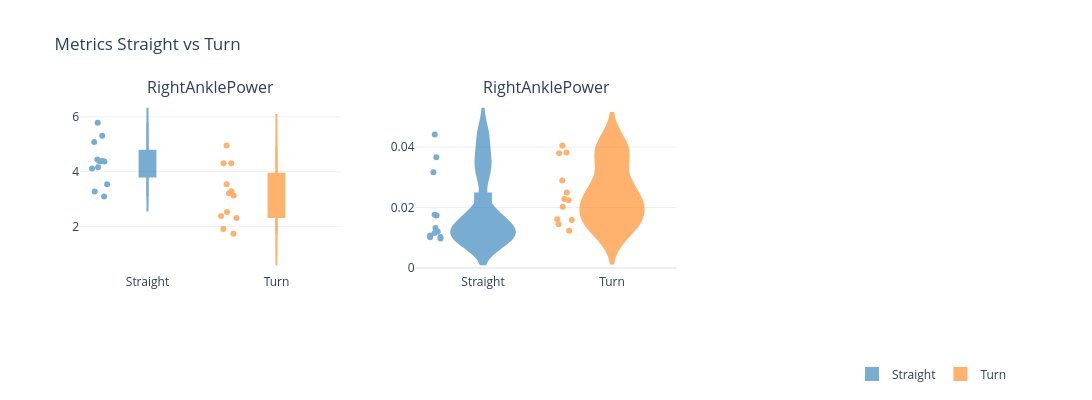

Notebook source saved alongside this figure:
### Code cell
fig = (
    Ensembler(
        in_folder=fld,  channels=channels,
        n_rows=rows,  n_cols=cols,
        str_match=str_match,
        condition_spec=spec,
        events=events)
    .add_subplot(PlotSpec(
        channel="RightAnklePower",
        condition = "Straight", companions = ["Turn"],    #todo :why do I repeat this if I set up the variables earlier
        row=1, col=1,
        renderer=ViolinRenderer(),
        events=['max'],)
    )
    .add_subplot(PlotSpec(
        channel="RightAnklePower",
        condition="Straight", companions=["Turn"],
        row=1, col=2,
        renderer=ViolinRenderer(),
        events=['NRMSE'])
    )
    .build(title="Metrics Straight vs Turn")
)
fig.show()

### Figure 1 — Plotly figure (JSON) as saved in the notebook; plotly's stock layout.template omitted (floating-point values rounded to 4 significant figures)
{"data": [{"bandwidth": 0.2589, "box": {"visible": true}, "fillcolor": "#1F77B4", "legendgroup": "Straight – max", "line": {"color": "#1F77B4"}, "name": "Straight", "opacity": 0.6, "points": "all", "showlegend": true, "x": ["Straight", "Straight", "Straight", "Straight", "Straight", "Straight", "Straight", "Straight", "Straight", "Straight", "Straight", "Straight"], "y": [4.377, 3.102, 4.164, 3.283, 4.449, 4.395, 3.543, 5.782, 4.119, 4.379, 5.087, 5.311], "type": "violin", "xaxis": "x", "yaxis": "y"}, {"bandwidth": 0.5556, "box": {"visible": true}, "fillcolor": "#FF7F0E", "legendgroup": "Turn – max", "line": {"color": "#FF7F0E"}, "name": "Turn", "opacity": 0.6, "points": "all", "showlegend": true, "x": ["Turn", "Turn", "Turn", "Turn", "Turn", "Turn", "Turn", "Turn", "Turn", "Turn", "Turn", "Turn"], "y": [4.305, 1.909, 1.735, 2.391, 2.311, 4.958, 3.54, 4.309, 3.287, 3.219, 3.136, 2.529], "type": "violin", "xaxis": "x", "yaxis": "y"}, {"bandwidth": 0.004294, "box": {"visible": true}, "fillcolor": "#1F77B4", "legendgroup": "Straight – NRMSE", "line": {"color": "#1F77B4"}, "name": "Straight", "opacity": 0.6, "points": "all", "showlegend": false, "x": ["Straight", "Straight", "Straight", "Straight", "Straight", "Straight", "Straight", "Straight", "Straight", "Straight", "Straight", "Straight"], "y": [0.01759, 0.009776, 0.04411, 0.01022, 0.0116, 0.01318, 0.01208, 0.01071, 0.03659, 0.01015, 0.01738, 0.03162], "type": "violin", "xaxis": "x2", "yaxis": "y2"}, {"bandwidth": 0.005392, "box": {"visible": true}, "fillcolor": "#FF7F0E", "legendgroup": "Turn – NRMSE", "line": {"color": "#FF7F0E"}, "name": "Turn", "opacity": 0.6, "points": "all", "showlegend": false, "x": ["Turn", "Turn", "Turn", "Turn", "Turn", "Turn", "Turn", "Turn", "Turn", "Turn", "Turn", "Turn"], "y": [0.04049, 0.01227, 0.01583, 0.03821, 0.0161, 0.0224, 0.01442, 0.02282, 0.03795, 0.02022, 0.02896, 0.02498], "type": "violin", "xaxis": "x2", "yaxis": "y2"}], "layout": {"xaxis": {"anchor": "y", "domain": [0.0, 0.28], "title": {"text": ""}}, "yaxis": {"anchor": "x", "domain": [0.0, 1.0], "title": {"text": ""}}, "xaxis2": {"anchor": "y2", "domain": [0.36, 0.64], "title": {"text": ""}}, "yaxis2": {"anchor": "x2", "domain": [0.0, 1.0], "title": {"text": ""}}, "xaxis3": {"anchor": "y3", "domain": [0.72, 1.0]}, "yaxis3": {"anchor": "x3", "domain": [0.0, 1.0]}, "annotations": [{"font": {"size": 16}, "showarrow": false, "text": "RightAnklePower", "x": 0.14, "xanchor": "center", "xref": "paper", "y": 1.0, "yanchor": "bottom", "yref": "paper"}, {"font": {"size": 16}, "showarrow": false, "text": "RightAnklePower", "x": 0.5, "xanchor": "center", "xref": "paper", "y": 1.0, "yanchor": "bottom", "yref": "paper"}], "title": {"text": "Metrics Straight vs Turn"}, "legend": {"orientation": "h", "yanchor": "top", "y": -0.5, "xanchor": "right", "x": 1}, "height": 400, "width": 1500}}
